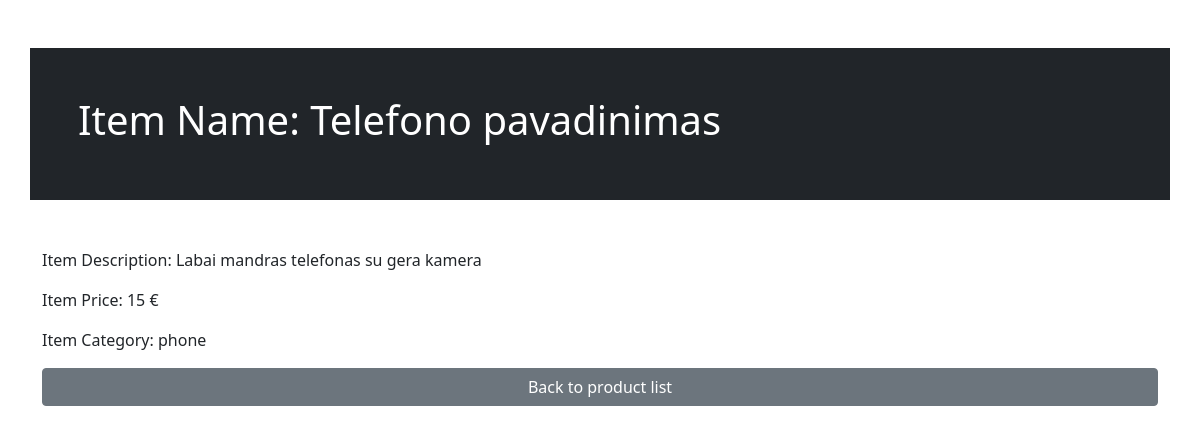
The app's page /show.php?show=16 with its own data.
### tables this page shows
CREATE TABLE `products` (
  `id` int(11) NOT NULL,
  `name` varchar(255) NOT NULL,
  `description` varchar(255) NOT NULL,
  `price` int(100) NOT NULL,
  `category` varchar(255) NOT NULL
);

### show.php (the view, shortened to what this page needs)
<?php
require_once 'db.php';
$id = (int)$_GET['show'];
$result = $link->query("SELECT * FROM products WHERE id=$id") or die($link->error());
$row = $result->fetch_array();
$name = $row['name'];
$description = $row['description'];
$price = $row['price'];
$category = $row['category'];
?>
<!DOCTYPE html>
<html lang="en">
<head>
    <link href="https://cdn.jsdelivr.net/npm/bootstrap@5.1.3/dist/css/bootstrap.min.css" rel="stylesheet">
</head>
<body>
        <div class="container p-5 my-5 bg-dark text-white">
        <h1>Item Name: <?php echo $name;?></h1>
        </div>
        <div class="container">
        <p>Item Description: <?php echo $description;?></p>
        <p>Item Price: <?php echo $price." €";?></p>
        <p>Item Category: <?php echo $category;?></p>
        <div class="d-grid">
<button type="submit" class="btn btn-secondary" name="back" onClick="document.location.href='index.php'">Back to product list</button>
</div>
</div>
</body>
</html>

### records on screen
products: name "Telefono pavadinimas", description "Labai mandras telefonas su gera kamera", price "15", category "phone"
